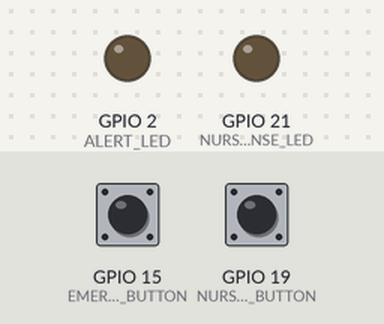
Simulated run of this sketch. Board: ESP32. Parts: output pins drawn as LEDs (lit = HIGH). Dashed ring = blinking. The test bench sets the inputs (shaded band); at power-on: GPIO 15 (EMERGENCY_BUTTON) HIGH, GPIO 19 (NURSE_CALL_BUTTON) HIGH. Random numbers use the default seed unless the sketch sets one; what the sketch prints to the serial monitor is not drawn.

Above: at 1.2 s.
1.3 s: GPIO 15 (EMERGENCY_BUTTON) pulled LOW for 0.15 s
At 1.4 s:
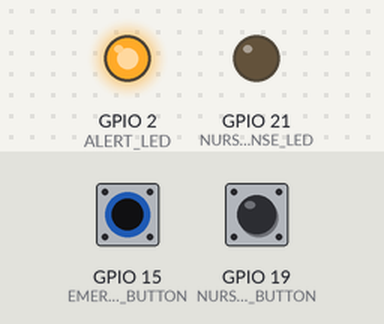
4.5 s: GPIO 19 (NURSE_CALL_BUTTON) pulled LOW for 0.15 s
At 4.9 s:
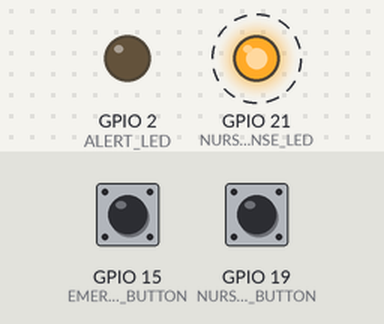
7.7 s: GPIO 15 (EMERGENCY_BUTTON) pulled LOW for 1 s
At 7.86 s:
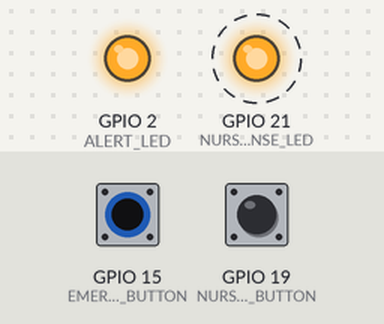
10.7 s: GPIO 19 (NURSE_CALL_BUTTON) pulled LOW for 1 s
At 12.4 s:
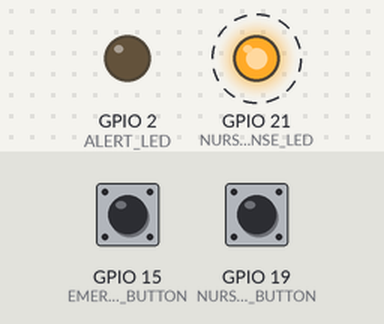
14.5 s: GPIO 19 (NURSE_CALL_BUTTON) pulled LOW for 3.2 s
Timing chart, 0 to 20.2 s (numbered marks = the images above; inputs shaded):
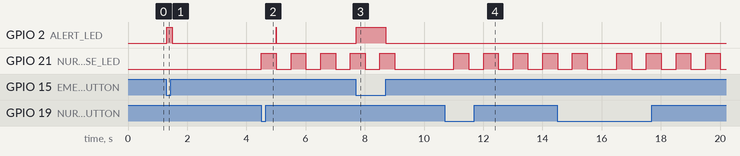

Measured:
- after the input at 1.3 s, GPIO 2 (ALERT_LED): LOW → HIGH at once, → LOW 0.20 s later
- after the input at 4.5 s, GPIO 21 (NURSE_RESPONSE_LED): alternates HIGH for 0.50 s and LOW for 0.50 s, starting at once
- after the input at 7.7 s, GPIO 2 (ALERT_LED): LOW → HIGH at once, → LOW 1.0 s later
- after the input at 10.7 s, GPIO 21 (NURSE_RESPONSE_LED): alternates HIGH for 0.50 s and LOW for 0.50 s, starting after 0.31 s

The sketch:

Hospital_Management_System.ino
```cpp
#include <Arduino.h>
#include "freertos/FreeRTOS.h"
#include "freertos/task.h"

// Hardware Pins
#define ALERT_LED 2
#define EMERGENCY_BUTTON 15
#define NURSE_CALL_BUTTON 19
#define NURSE_RESPONSE_LED 21

// Task Handles
TaskHandle_t tempMonitorTaskHandle;
TaskHandle_t emergencyTaskHandle;
TaskHandle_t resourceManagementTaskHandle;
TaskHandle_t nurseCallTaskHandle;
TaskHandle_t heartRateMonitorTaskHandle;

// Function Prototypes
void tempMonitorTask(void *pvParameters);
void emergencyTask(void *pvParameters);
void resourceManagementTask(void *pvParameters);
void nurseCallTask(void *pvParameters);

void setup() {
    Serial.begin(115200);

    // Initialize hardware
    pinMode(ALERT_LED, OUTPUT);
    pinMode(NURSE_RESPONSE_LED, OUTPUT);
    pinMode(EMERGENCY_BUTTON, INPUT_PULLUP);
    pinMode(NURSE_CALL_BUTTON, INPUT_PULLUP);

    // Create FreeRTOS Tasks
    xTaskCreatePinnedToCore(tempMonitorTask, "Temperature Monitor", 2048, NULL, 2, &tempMonitorTaskHandle, 0);
    xTaskCreatePinnedToCore(emergencyTask, "Emergency Alert", 1024, NULL, 3, &emergencyTaskHandle, 1);
    xTaskCreatePinnedToCore(resourceManagementTask, "Resource Management", 2048, NULL, 2, &resourceManagementTaskHandle, 0);
    xTaskCreatePinnedToCore(nurseCallTask, "Nurse Call System", 1024, NULL, 2, &nurseCallTaskHandle, 1);
    xTaskCreatePinnedToCore(heartRateMonitorTask, "Heart Rate Monitor", 2048, NULL, 2, &heartRateMonitorTaskHandle, 0);
}

void loop() {
    // FreeRTOS handles the tasks
}

// **1️⃣ Simulated Temperature Monitoring Task**
void tempMonitorTask(void *pvParameters) {
    while (1) {
        int temp = random(35, 41); // Simulating temperature between 35°C and 40°C
        Serial.print("Simulated Temperature: "); Serial.print(temp); Serial.println(" °C");

        if (temp > 38) { // High Fever Alert
            Serial.println("⚠️ High Temperature Detected! Alerting Staff...");
            digitalWrite(ALERT_LED, HIGH);
            vTaskDelay(3000 / portTICK_PERIOD_MS);
        } else {
            digitalWrite(ALERT_LED, LOW);
        }

        vTaskDelay(5000 / portTICK_PERIOD_MS); // Check every 5 seconds
    }
}

void heartRateMonitorTask(void *pvParameters) {
    while (1) {
        int heartRate = random(50, 120); // Simulate heart rate between 50 and 120 BPM
        Serial.print("❤️ Simulated Heart Rate: ");
        Serial.print(heartRate);
        Serial.println(" BPM");

        if (heartRate < 60 || heartRate > 100) { // Check for abnormal heart rate
            Serial.println("⚠️ Abnormal Heart Rate Detected! Alerting Staff...");
            digitalWrite(ALERT_LED, HIGH);
            vTaskDelay(3000 / portTICK_PERIOD_MS);
        } else {
            digitalWrite(ALERT_LED, LOW);
        }

        vTaskDelay(5000 / portTICK_PERIOD_MS); // Check every 5 seconds
    }
}


// **2️⃣ Emergency Button Task**
void emergencyTask(void *pvParameters) {
    while (1) {
        if (digitalRead(EMERGENCY_BUTTON) == LOW) { // Button Pressed
            Serial.println("🚨 Emergency Button Pressed! Alerting Staff...");
            digitalWrite(ALERT_LED, HIGH);
        } else { // Button Released
            digitalWrite(ALERT_LED, LOW);
        }
        vTaskDelay(100 / portTICK_PERIOD_MS); // Short delay to prevent bouncing issues
    }
}

// **3️⃣ Task Scheduling & Resource Management Task**
void resourceManagementTask(void *pvParameters) {
    int totalBeds = 10;
    int occupiedBeds = 0;

    while (1) {
        int action = random(1, 3); // Randomly choose between check-in (1) and discharge (2)

        if (action == 1 && occupiedBeds < totalBeds) { // Patient Check-In
            occupiedBeds++;
            Serial.print("🛏️ Patient Checked In. Beds Occupied: ");
            Serial.print(occupiedBeds);
            Serial.print("/");
            Serial.println(totalBeds);
        } else if (action == 2 && occupiedBeds > 0) { // Patient Discharge
            occupiedBeds--;
            Serial.print("✅ Patient Discharged. Beds Occupied: ");
            Serial.print(occupiedBeds);
            Serial.print("/");
            Serial.println(totalBeds);
        }

        vTaskDelay(4000 / portTICK_PERIOD_MS); // Manage resources every 4 seconds
    }
}

// **4️⃣ Nurse Call Task**
void nurseCallTask(void *pvParameters) {
    while (1) {
        if (digitalRead(NURSE_CALL_BUTTON) == LOW) {
            Serial.println("🛎️ Nurse Call Button Pressed! Calling Nurse...");
            for (int i = 0; i < 5; i++) { // Blink Nurse Response LED
                digitalWrite(NURSE_RESPONSE_LED, HIGH);
                vTaskDelay(500 / portTICK_PERIOD_MS);
                digitalWrite(NURSE_RESPONSE_LED, LOW);
                vTaskDelay(500 / portTICK_PERIOD_MS);
            }
        }
        vTaskDelay(500 / portTICK_PERIOD_MS);
    }
}
```
